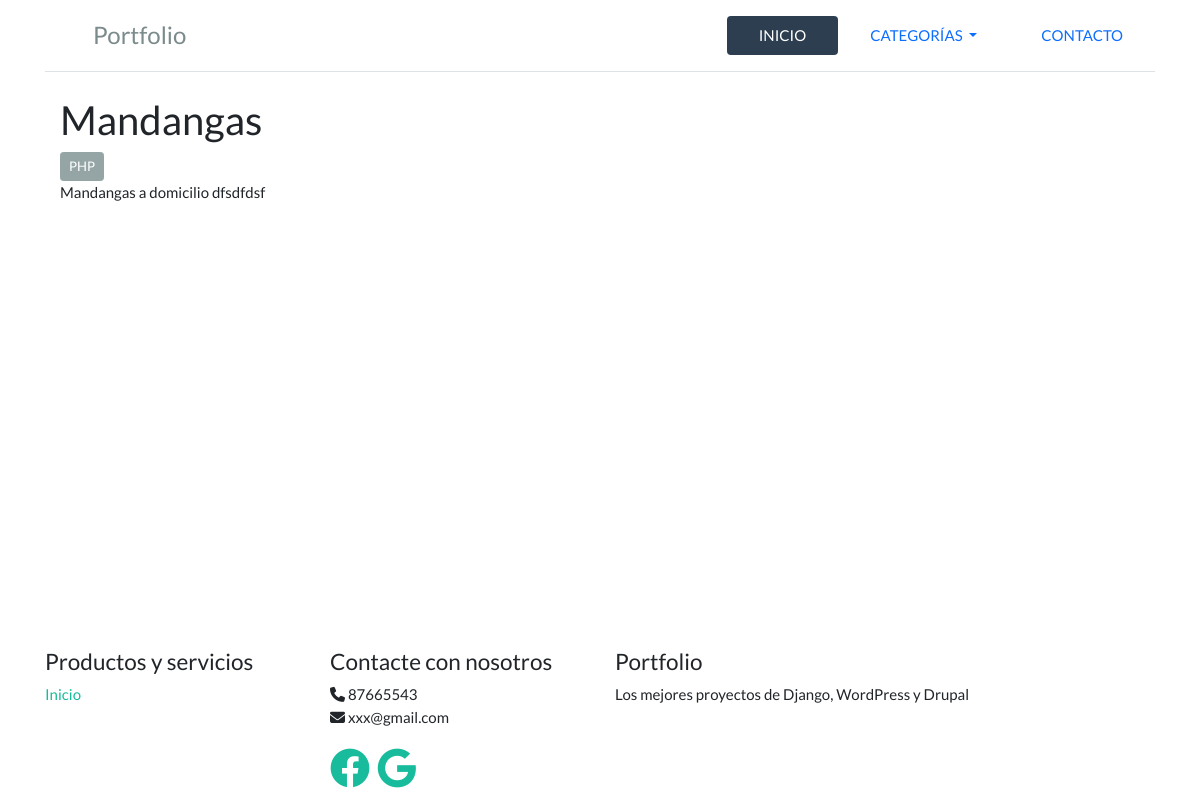
The page /proyecto/6/ on the database as committed earlier.
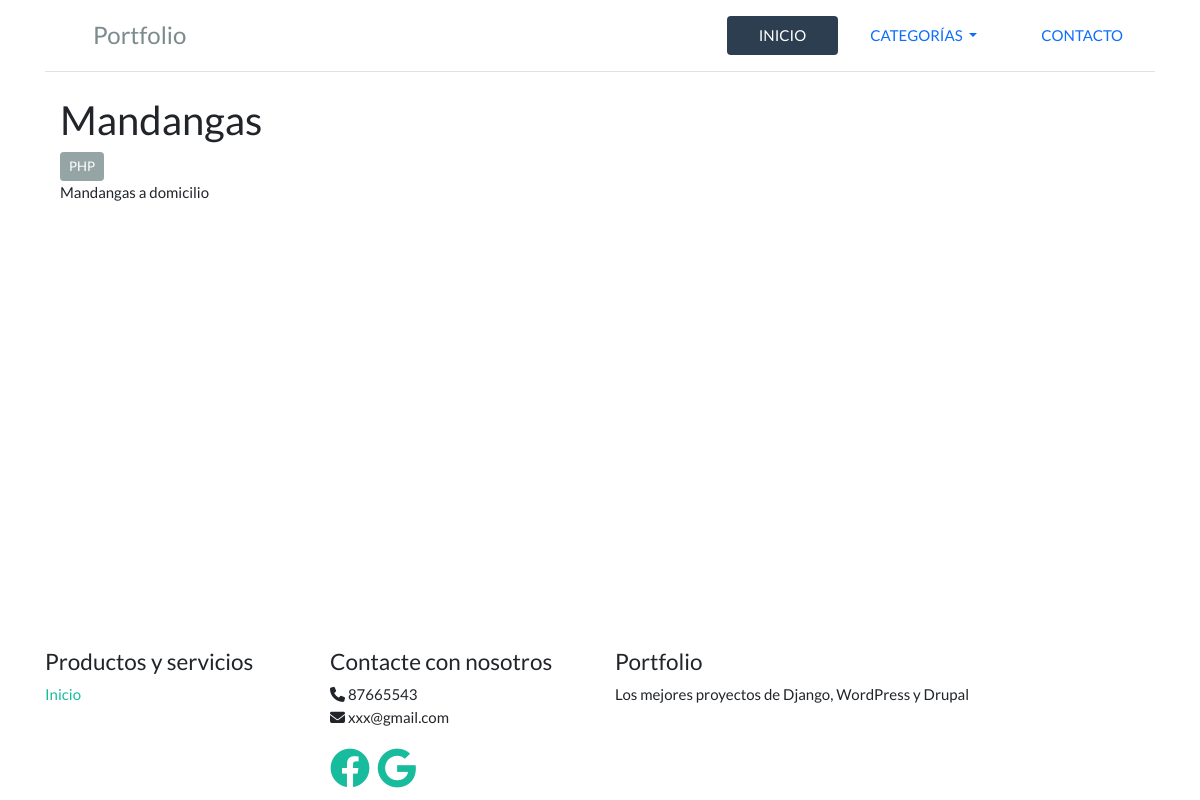
The same page on the database as committed later.
### portfolioapp/models.py (models this page shows, shortened)
class Proyecto(models.Model):
    categorias = models.ManyToManyField(Categoria, verbose_name='Categoria', related_name="proyectos")
    titulo = models.CharField(max_length = 250, verbose_name='Titulo', null=False, blank=False)
    descripcion = models.TextField(verbose_name='Descripcion', null=False, blank=False)
    year = models.IntegerField(verbose_name='Año', null=False, blank=False)
    fecha_creacion = models.DateTimeField(verbose_name='Fecha creación' , default=now)
    imagen = models.ImageField(verbose_name = 'Imagen', null=True, blank=True)

class Categoria(models.Model):
    nombre = models.CharField(max_length = 256, verbose_name='Nombre', null=False, blank=False)

### portfolioapp/views.py (the view)
# urls.py: path('proyecto/<int:pk>/', views.ProyectoView.as_view(), name='proyecto'),
class ProyectoView(TemplateView):
    template_name = 'portfolio/proyecto.html'
    def get_context_data(self, *args, **kwargs):
        context = super(ProyectoView, self).get_context_data(**kwargs)
        context['proyecto'] = get_object_or_404(Proyecto,id=kwargs['pk'])
        return context

### portfolioapp/templatetags/categorias_dropdown.py (called while the page is built)
@register.inclusion_tag('portfolio/categorias_dropdown.html')
def categorias_dropdown():
    categorias = Categoria.objects.all()
    return {'categorias': categorias}

### templates/portfolio/proyecto.html (shortened to what this page needs)
{% extends 'portfolio/base.html' %}
{% block content %}
<div class="container">
    <h2>{{proyecto.titulo}}</h2>
    {% for categoria in proyecto.categorias.all %}
        <a href="{% url 'home' categoria.id %}">
            <button class="btn btn-sm btn-secondary">{{categoria.nombre}}</button>
        </a>
    {% endfor %}
    <div class="row">
        <div class="col-sm">
            {{proyecto.descripcion|safe}}
        </div>
    </div>
</div>
{% endblock %}

### templates/portfolio/base.html (shortened to what this page needs)
<html>
<head>
  <link rel="stylesheet" href="https://cdn.jsdelivr.net/npm/bootstrap@5.2.0/dist/css/bootstrap.min.css"
>
  <link rel="stylesheet" href="https://cdn.jsdelivr.net/npm/bootswatch@4.5.2/dist/flatly/bootstrap.min.css"
>
  <link rel="stylesheet" href="https://cdnjs.cloudflare.com/ajax/libs/font-awesome/6.2.0/css/all.min.css"
 />
</head>
<body class="d-flex flex-column min-vh-100">
  <div class="container">
    {% block header %}
    {% include "portfolio/header.html" %}
    {% endblock header %}
  </div>
  <div class='container'>
    {% block content %}{% endblock content %}
  </div>
  {% block footer %}
  {% include "portfolio/footer.html" %}
  {% endblock footer %}
</body>
</html>

### templates/portfolio/header.html
{% load categorias_dropdown %}
<header class="d-flex flex-wrap justify-content-center py-3 mb-4 border-bottom">
    <a href="{% url 'home' %}" class="d-flex align-items-center mb-3 mb-md-0 me-md-auto text-dark text-decoration-none">
        <svg class="bi me-2" width="40" height="32"><use xlink:href="#bootstrap"></use></svg>
        <span class="fs-4">Portfolio</span>
    </a>
    <ul class="nav nav-pills">
        <li class="nav-item"><a href="{% url 'home' %}" class="nav-link active" aria-current="page">INICIO</a></li>
        {% categorias_dropdown %}
        <li class="nav-item"><a href="{% url 'contacto' %}" class="nav-link">CONTACTO</a></li>
    </ul>
</header>

### templates/portfolio/categorias_dropdown.html (shortened to what this page needs)
<li class="nav-item dropdown">
    <a class="nav-link dropdown-toggle" id="dropdownMenu1" data-bs-toggle="dropdown" aria-haspopup="true" aria-expanded="false">
        CATEGORÍAS
    </a>
</li>

### templates/portfolio/footer.html
<footer class="mt-auto">
  <div class="container hidden-print">
    <div class="row">
      <div class="col-md-3">
        <h4>Productos y servicios</h4>
        <ul class="list-unstyled" id="products">
          <li>
            <a href="/">Inicio</a>
          </li>
        </ul>
      </div>
      <div class="col-md-3" id="info">
        <h4>Contacte con nosotros</h4>
        <ul class="list-unstyled">
          <li>
            <i class="fa fa-phone"></i>
            <span>87665543</span>
          </li>
          <li>
            <i class="fa fa-envelope"></i>
            <span>xxx@gmail.com</span>
          </li>
        </ul>
        <h2>
          <a href="#">
              <i class="fa-brands fa-facebook"></i>
          </a>
          <a href="#">
              <i class="fa-brands fa-google"></i>
          </a>
        </h2>
      </div>
      <div class="col-md-5 col-lg-offset-1">
        <div>
          <h4>
            <span class="oe_editable">Portfolio</span>
          </h4>
          <p style="text-align: justify;">Los mejores proyectos de Django, WordPress y Drupal</p>
        </div>
      </div>
    </div>
  </div>
  </footer>

Rows that differ between the two databases and show on the page:
changed Proyecto "Mandangas": descripcion "Mandangas a domicilio dfsdfdsf" → "Mandangas a domicilio"
